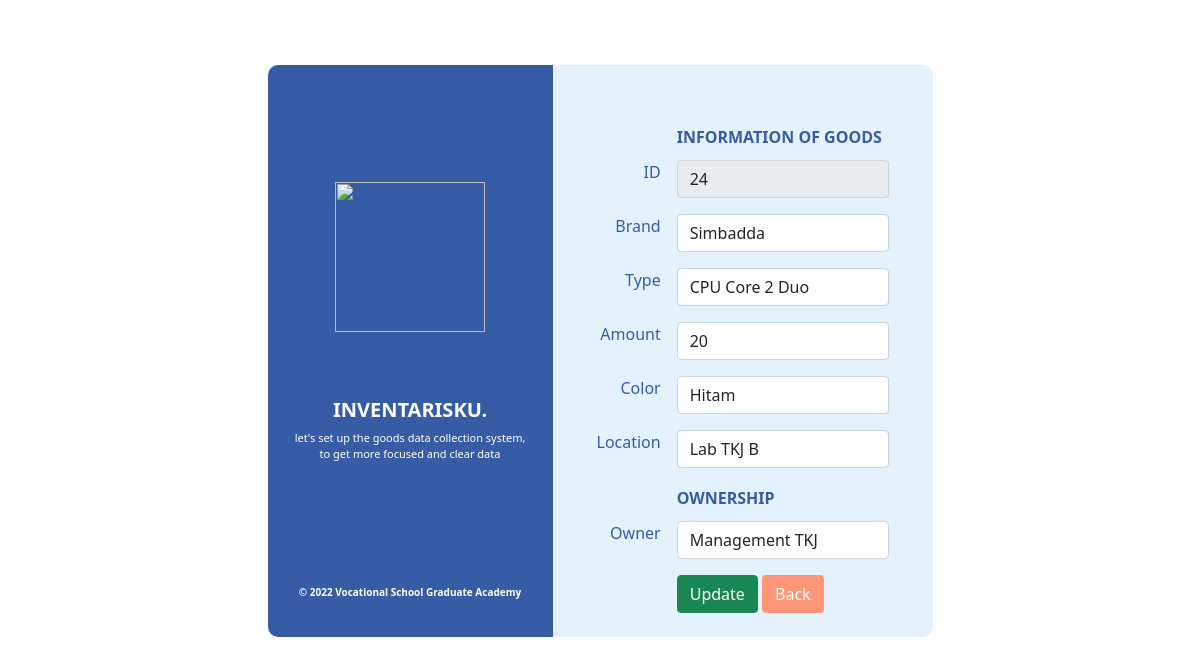
The page /update.php?updateid=24 on the database its author committed.
### tables this page shows
CREATE TABLE `inventaris` (
  `id` int(50) NOT NULL,
  `brand` varchar(50) NOT NULL,
  `type` varchar(50) NOT NULL,
  `amount` varchar(50) NOT NULL,
  `color` varchar(50) NOT NULL,
  `owner` varchar(50) NOT NULL,
  `location` varchar(50) NOT NULL
);

### update.php (the view, shortened to what this page needs)
<?php
include 'db-conn.php';
$id = $_GET['updateid'];
if(isset($_GET['updateid'])){
    $id = $_GET['updateid'];
} else {
    echo "<script>alert('Nomor Barang Belum Dipilih');document.location='index.php';</script>";
}
    $sql = "SELECT * FROM inventaris WHERE id='$id'";
    $result = mysqli_query($conn, $sql);
    $data = mysqli_fetch_array($result);
?>
<!DOCTYPE html>
<html lang="en">
<head>
    <link href="https://cdn.jsdelivr.net/npm/bootstrap@5.1.3/dist/css/bootstrap.min.css" rel="stylesheet">
</head>
<body>
<div class="container" style="margin-top:65px;">
        <div class="row justify-content-md-center" >
            <div class="col-md-3 text-white" style="background-color: #375ca6; border-radius: 10px 0px 0px 10px; text-align: center;">
                <img src="img/inventaris.png" style="width: 150px; height: 150px; margin-top: 45%;">
                <h5 style="margin-top: 25%;"><strong>INVENTARISKU.</strong></h5>
                <p style="font-size:11px; margin-top:3%;">let's set up the goods data collection system,<br>to get more focused and clear data</p>
                <p style="font-size:10px; margin-top: 47%;"><strong>&copy; 2022 Vocational School Graduate Academy</strong></p>
            </div>
            <div class="col-md-4" style="border-radius: 0px 10px 10px 0px; background-color:#e3f2fd;">
                <div class="container-sm">
                <div class="mt-3 mb-3">
                <form action="" method="post">
                    <table class="table table-borderless" style="margin:auto; margin-top:55px; text-align: right; color: #375ca6;">
                        <tbody>
                            <tr>
                                <td></td>
                                <td><h6 style="text-align: left; margin-bottom: -3px;"><strong>INFORMATION OF GOODS</strong></h6></td>
                            </tr>
                        <tr>
                            <td><label for="id" class="form-label">ID</label></td>
                            <td><input type="text" class="form-control" id="id" name="id" value="<?php echo $data['id'];?>" readonly></td>
                        </tr>
                        <tr>
                            <td><label for="brand" class="form-label">Brand</label></td>
                            <td><input type="text" class="form-control" id="brand" name="brand" value="<?php echo $data['brand'];?>" required></td>
                        </tr>
                        <tr>
                            <td><label for="type" class="form-label">Type</label></td>
                            <td><input type="text" class="form-control" id="type" name="type" value="<?php echo $data['type']; ?>" required></td>
                        </tr>
                        <tr>
                            <td><label for="amount" class="form-label">Amount</label></td>
                            <td><input type="text" class="form-control" id="amount" name="amount" value="<?php echo $data['amount']; ?>" required></td>
                        </tr>
                        <tr>
                            <td><label for="color" class="form-label">Color</label></td>
                            <td> <input type="text" class="form-control" id="color" name="color" value="<?php echo $data['color']; ?>" required></td>
                        </tr>
                        <tr>
                            <td><label for="location" class="form-label">Location</label></td>
                            <td><input type="text" class="form-control" id="location" name="location" value="<?php echo $data['location']; ?>" required></td>
                        </tr>
                        <tr>
                            <td></td>
                            <td><h6 style="text-align: left; margin-top:5px; margin-bottom: -3px;"><strong>OWNERSHIP</strong></h6></td>
                        </tr>
                        <tr>
                            <td><label for="owner" class="form-label">Owner</label></td>
                            <td><input type="text" class="form-control" id="owner" name="owner" value="<?php echo $data['owner']; ?>" required></td>
                        </tr>
                        <tr>
                            <td></td>
                        <td style="text-align: left;">
                            <button type="submit" class="btn btn-success" name="update" id="update">Update</button>
                            <a href="index.php"><input type="button" class="btn text-white" style="background-color: #fe9677;" name="back" id="back" value="Back"></a>
                        </td>
                        </tr>
                    </tbody>
                    </table>
            </form>
                </div>
            </div>
        </div>
</body>
</html>

### rows shown on the page
inventaris: id "24", brand "Simbadda", type "CPU Core 2 Duo", amount "20", color "Hitam", location "Lab TKJ B", owner "Management TKJ"
